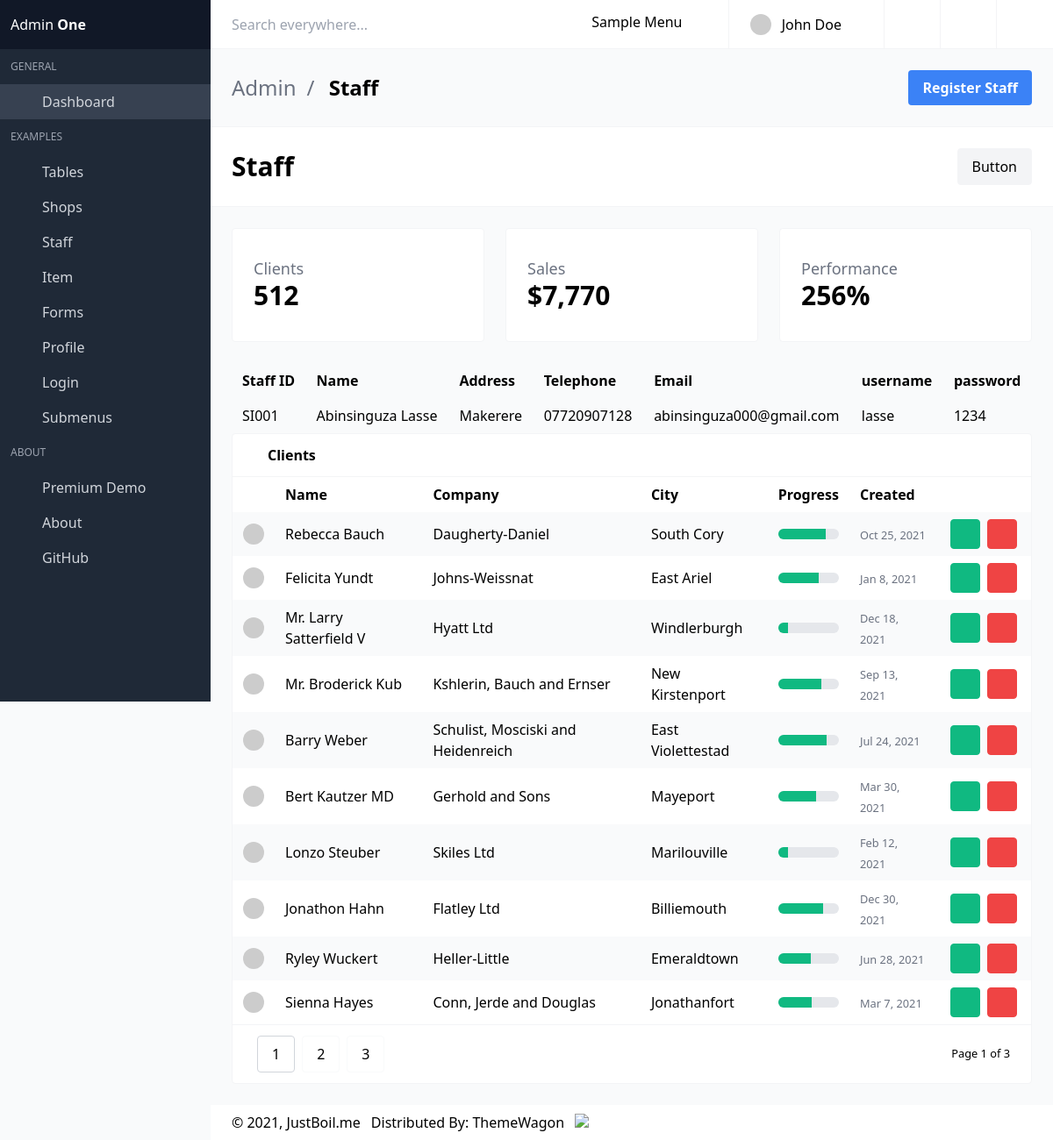
Before: /staff/ with the older database file.
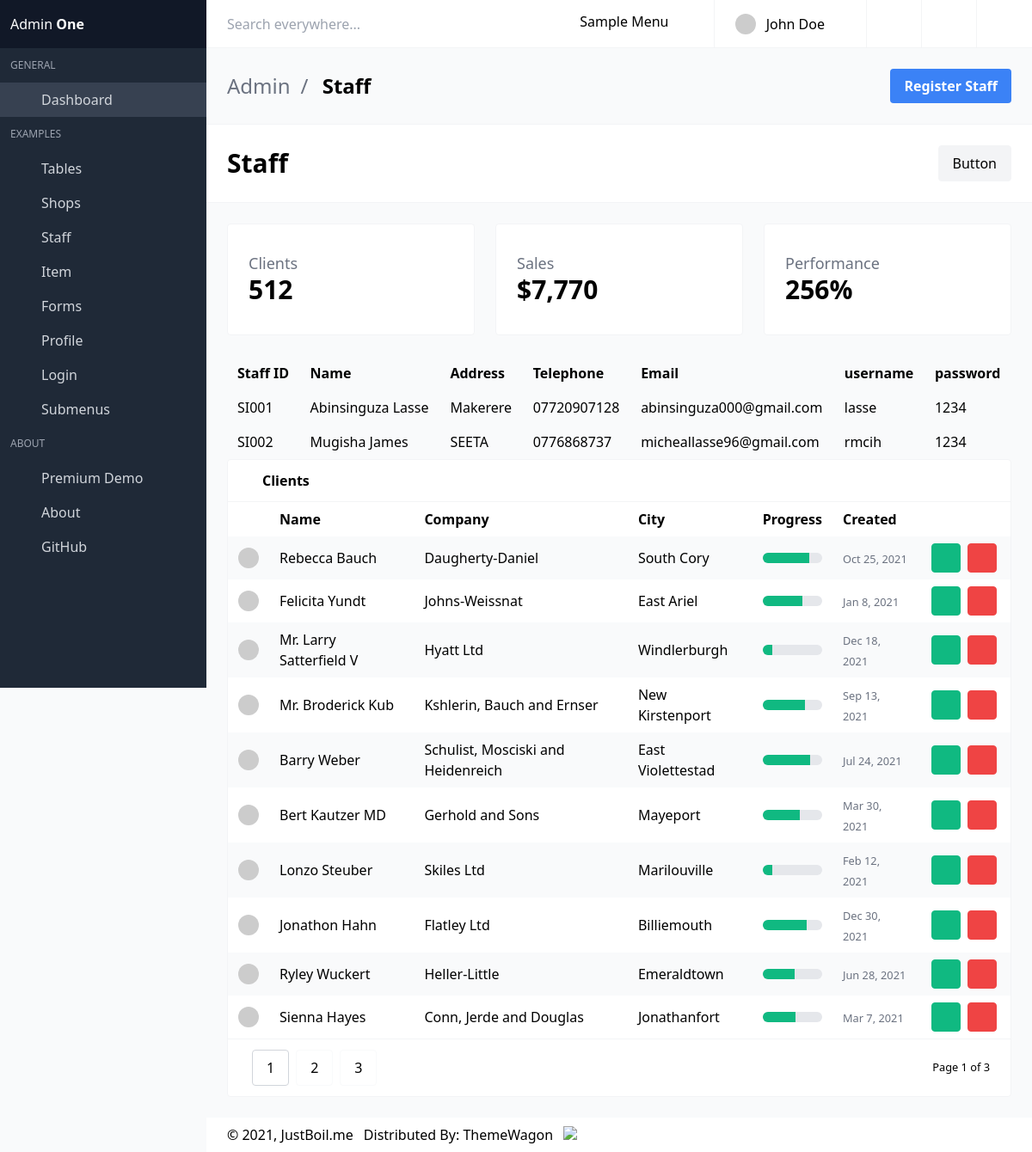
After: the same page with the newer database file.
### dashboard/models.py (models this page shows, shortened)
class Staff(models.Model):
    staffID = models.CharField(max_length=10, primary_key=True, default=generate_staff_id)  # Generate unique staffID
    staffName = models.CharField(max_length=255)
    address= models.CharField(max_length=255)
    telephone = models.CharField(max_length=15)   # Phone number of the shop
    email = models.EmailField(max_length=255)
    username = models.CharField(max_length=150, unique=True)  # Unique username
    password = models.CharField(max_length=255)

### dashboard/views.py (the view)
# urls.py: path('staff/', views.staff_page, name='staff'),
def staff_page(request):
    staff = Staff.objects.all()
    return render (request, 'staff.html',{'staff':staff})

### core/templates/staff.html (shortened to what the changed rows need)
{% extends 'dashboard.html' %}
{% block content %}
<section class="is-hero-bar">
<div class="flex flex-col md:flex-row items-center justify-between space-y-6 md:space-y-0">
<h1 class="title">
  Staff
</h1>
</div>
</section>
<section class="section main-section">
    <div class="grid gap-6 grid-cols-1 md:grid-cols-3 mb-6">
      <div class="card">
        <div class="card-content">
          <div class="flex items-center justify-between">
            <div class="widget-label">
              <h1>
                512
              </h1>
            </div>
          </div>
        </div>
      </div>
      <div class="card">
        <div class="card-content">
          <div class="flex items-center justify-between">
            <div class="widget-label">
              <h1>
                $7,770
              </h1>
            </div>
          </div>
        </div>
      </div>
      <div class="card">
        <div class="card-content">
          <div class="flex items-center justify-between">
            <div class="widget-label">
              <h1>
                256%
              </h1>
            </div>
          </div>
        </div>
      </div>
    </div>
  <table border="1">
    <thead>
        <tr>
            <th>Staff ID</th>
            <th>Name</th>
            <th>Address</th>
            <th>Telephone</th>
            <th>Email</th>
            <th>username</th>
            <th>password</th>
        </tr>
    </thead>
    <tbody>
        {% for staff in staff %}
        <tr>
            <td>{{ staff.staffID }}</td>
            <td>{{ staff.staffName }}</td>
            <td>{{ staff.address }}</td>
            <td>{{ staff.telephone }}</td>
            <td>{{ staff.email }}</td>
            <td>{{ staff.username }}</td>
            <td>{{ staff.password }}</td>
        </tr>
        {% endfor %}
    </tbody>
</table>
     <div class="card has-table">
      <div class="card-content">
        <table>
          <thead>
          <tr>
            <th></th>
            <th>Name</th>
            <th>Company</th>
            <th>City</th>
            <th>Progress</th>
            <th>Created</th>
            <th></th>
          </tr>
          </thead>
        </table>
      </div>
    </div>
  </section>
 {% endblock %}

Changed rows visible on the page:
added Staff: staffID "SI002", staffName "Mugisha James", address "SEETA", telephone "0776868737", email "micheallasse96@gmail.com", username "rmcih", password "1234"
